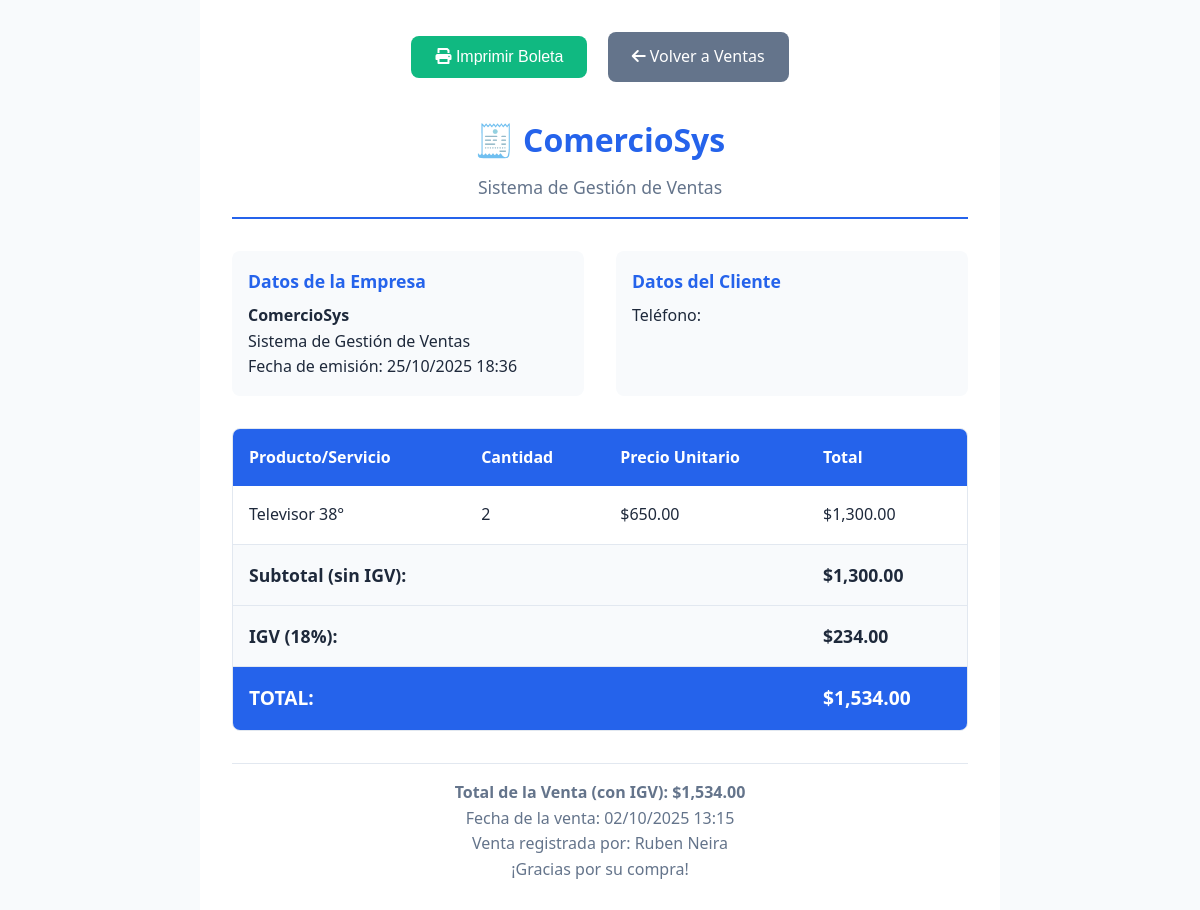
The app's page /boleta.php?id=1 (signed in) with its own data.
### tables this page shows
CREATE TABLE cobranza (
    id INT AUTO_INCREMENT PRIMARY KEY,
    id_cod_usuario INT,
    concepto VARCHAR(100) NOT NULL,
    fecha DATE NOT NULL,
    hora TIME NOT NULL,
    cantidad INT NOT NULL,
    precio_unitario DECIMAL(10,2) NOT NULL,
    total DECIMAL(10,2) NOT NULL,
    FOREIGN KEY (id_cod_usuario) REFERENCES usuarios(id_cod)
);

### includes/functions.php (called while the page is built, shortened)
<?php
function getVentaById($id) {
    $conn = getDBConnection();
    $stmt = $conn->prepare("SELECT * FROM cobranza WHERE id = ?");
    $stmt->bind_param("i", $id);
    $stmt->execute();
    $result = $stmt->get_result();
    $venta = $result->fetch_assoc();
    return $venta;
}
function formatDate($date) {
    return date('d/m/Y', strtotime($date));
}
function formatTime($time) {
    return date('H:i', strtotime($time));
}
function formatCurrency($amount) {
    return '$' . number_format($amount, 2, '.', ',');
}
function calcularIGV($subtotal) {
    return $subtotal * IGV_RATE;
}
?>

### includes/auth.php (called while the page is built, shortened)
<?php
function isLoggedIn() {
    return isset($_SESSION['user_id']) && !empty($_SESSION['user_id']);
}
function getCurrentUser() {
    return [
        'id' => $_SESSION['user_id'],
        'nombre' => $_SESSION['user_name'],
        'apellido' => $_SESSION['user_apellido'],
        'nick' => $_SESSION['user_nick'],
        'rol' => $_SESSION['user_role']
    ];
}
?>

### boleta.php (the view, shortened to what this page needs)
<?php
require_once 'includes/auth.php';
require_once 'includes/functions.php';
$user = getCurrentUser();
$venta_id = $_GET['id'] ?? 0;
$venta = getVentaById($venta_id);
$comprador = getCompradorById($venta['id_comprador']);
$subtotal = $venta['total'];
$igv = calcularIGV($subtotal);
$total_con_igv = $subtotal + $igv;
?>
<!DOCTYPE html>
<html lang="es">
<head>
    <link rel="stylesheet" href="css/style.css">
    <link href="https://cdnjs.cloudflare.com/ajax/libs/font-awesome/6.0.0/css/all.min.css" rel="stylesheet">
</head>
<body>
    <div class="invoice-container">
        <div class="print-actions">
            <button onclick="window.print()" class="btn-print">
                <i class="fas fa-print"></i>
                Imprimir Boleta
            </button>
            <a href="ventas.php" class="btn-back">
                <i class="fas fa-arrow-left"></i>
                Volver a Ventas
            </a>
        </div>
        <div class="invoice-header">
            <div class="invoice-title">🧾 ComercioSys</div>
            <div class="invoice-subtitle">Sistema de Gestión de Ventas</div>
        </div>
        <div class="invoice-info">
            <div class="invoice-section">
                <h3>Datos de la Empresa</h3>
                <p><strong>ComercioSys</strong></p>
                <p>Sistema de Gestión de Ventas</p>
                <p>Fecha de emisión: <?php echo date('d/m/Y H:i'); ?></p>
            </div>
            <div class="invoice-section">
                <h3>Datos del Cliente</h3>
                <p>Teléfono: <?php echo htmlspecialchars($comprador['telefono']); ?></p>
            </div>
        </div>
        <div class="invoice-details">
            <table class="invoice-table">
                <thead>
                    <tr>
                        <th>Producto/Servicio</th>
                        <th>Cantidad</th>
                        <th>Precio Unitario</th>
                        <th>Total</th>
                    </tr>
                </thead>
                <tbody>
                    <tr>
                        <td><?php echo htmlspecialchars($venta['concepto']); ?></td>
                        <td><?php echo $venta['cantidad']; ?></td>
                        <?php
                            $cantidad = (int)($venta['cantidad'] ?? 1);
                            $precio_unitario_mostrar = $cantidad ? ((float)$venta['total'] / $cantidad) : (float)($venta['precio_unitario'] ?? 0);
                        ?>
                        <td><?php echo formatCurrency($precio_unitario_mostrar); ?></td>
                        <td><?php echo formatCurrency($venta['total']); ?></td>
                    </tr>
                    <tr class="invoice-total">
                        <td colspan="3"><strong>Subtotal (sin IGV):</strong></td>
                        <td><strong><?php echo formatCurrency($subtotal); ?></strong></td>
                    </tr>
                    <tr class="invoice-total">
                        <td colspan="3"><strong>IGV (18%):</strong></td>
                        <td><strong><?php echo formatCurrency($igv); ?></strong></td>
                    </tr>
                    <tr class="invoice-total" style="background: #2563eb; color: white; font-size: 1.2rem;">
                        <td colspan="3"><strong>TOTAL:</strong></td>
                        <td><strong><?php echo formatCurrency($total_con_igv); ?></strong></td>
                    </tr>
                </tbody>
            </table>
        </div>
        <div class="invoice-footer">
            <p><strong>Total de la Venta (con IGV): <?php echo formatCurrency($total_con_igv); ?></strong></p>
            <p>Fecha de la venta: <?php echo formatDate($venta['fecha']) . ' ' . formatTime($venta['hora']); ?></p>
            <p>Venta registrada por: <?php echo htmlspecialchars($user['nombre'] . ' ' . $user['apellido']); ?></p>
            <p>¡Gracias por su compra!</p>
        </div>
    </div>
</body>
</html>

### css/style.css (style rules this page uses)
:root { --primary-color: #2563eb; --primary-dark: #1d4ed8; --secondary-color: #64748b; --success-color: #10b981; --warning-color: #f59e0b; --error-color: #ef4444; --background-color: #f8fafc; --surface-color: #ffffff; --text-primary: #1e293b; --text-secondary: #64748b; --border-color: #e2e8f0; --shadow-sm: 0 1px 2px 0 rgb(0 0 0 / 0.05); --shadow-md: 0 4px 6px -1px rgb(0 0 0 / 0.1), 0 2px 4px -2px rgb(0 0 0 / 0.1); --shadow-lg: 0 10px 15px -3px rgb(0 0 0 / 0.1), 0 4px 6px -4px rgb(0 0 0 / 0.1); --border-radius: 8px; --border-radius-lg: 12px; --transition: all 0.2s ease-in-out; }
* { margin: 0; padding: 0; box-sizing: border-box; }
body { font-family: 'Segoe UI', Tahoma, Geneva, Verdana, sans-serif; background-color: var(--background-color); color: var(--text-primary); line-height: 1.6; }

### boleta.php (style rules this page uses)
.invoice-container { max-width: 800px; margin: 0 auto; padding: 2rem; background: white; }
.invoice-header { text-align: center; border-bottom: 2px solid #2563eb; padding-bottom: 1rem; margin-bottom: 2rem; }
.invoice-title { font-size: 2rem; font-weight: bold; color: #2563eb; margin-bottom: 0.5rem; }
.invoice-subtitle { color: #64748b; font-size: 1.1rem; }
.invoice-info { display: grid; grid-template-columns: 1fr 1fr; gap: 2rem; margin-bottom: 2rem; }
.invoice-section { background: #f8fafc; padding: 1rem; border-radius: 8px; }
.invoice-section h3 { color: #2563eb; margin-bottom: 0.5rem; font-size: 1.1rem; }
.invoice-details { background: white; border: 1px solid #e2e8f0; border-radius: 8px; overflow: hidden; margin-bottom: 2rem; }
.invoice-table { width: 100%; border-collapse: collapse; }
.invoice-table th { background: #2563eb; color: white; padding: 1rem; text-align: left; font-weight: 600; }
.invoice-table td { padding: 1rem; border-bottom: 1px solid #e2e8f0; }
.invoice-table tr:last-child td { border-bottom: none; }
.invoice-total { background: #f8fafc; font-weight: bold; font-size: 1.1rem; }
.invoice-footer { text-align: center; margin-top: 2rem; padding-top: 1rem; border-top: 1px solid #e2e8f0; color: #64748b; }
.print-actions { text-align: center; margin-bottom: 2rem; }
.btn-print { background: #10b981; color: white; padding: 0.75rem 1.5rem; border: none; border-radius: 8px; font-size: 1rem; cursor: pointer; margin-right: 1rem; }
.btn-back { background: #64748b; color: white; padding: 0.75rem 1.5rem; border: none; border-radius: 8px; font-size: 1rem; cursor: pointer; text-decoration: none; display: inline-block; }

### records on screen
cobranza: concepto "Televisor 38°", cantidad "2", formatCurrency($precio_unitario_mostrar) "$650.00", total "$1,300.00", total "$234.00", total "$1,534.00", fecha "02/10/2025", hora "13:15"

### other values on screen
$user['nombre'] . ' ' . $user['apellido'] "Ruben Neira"
